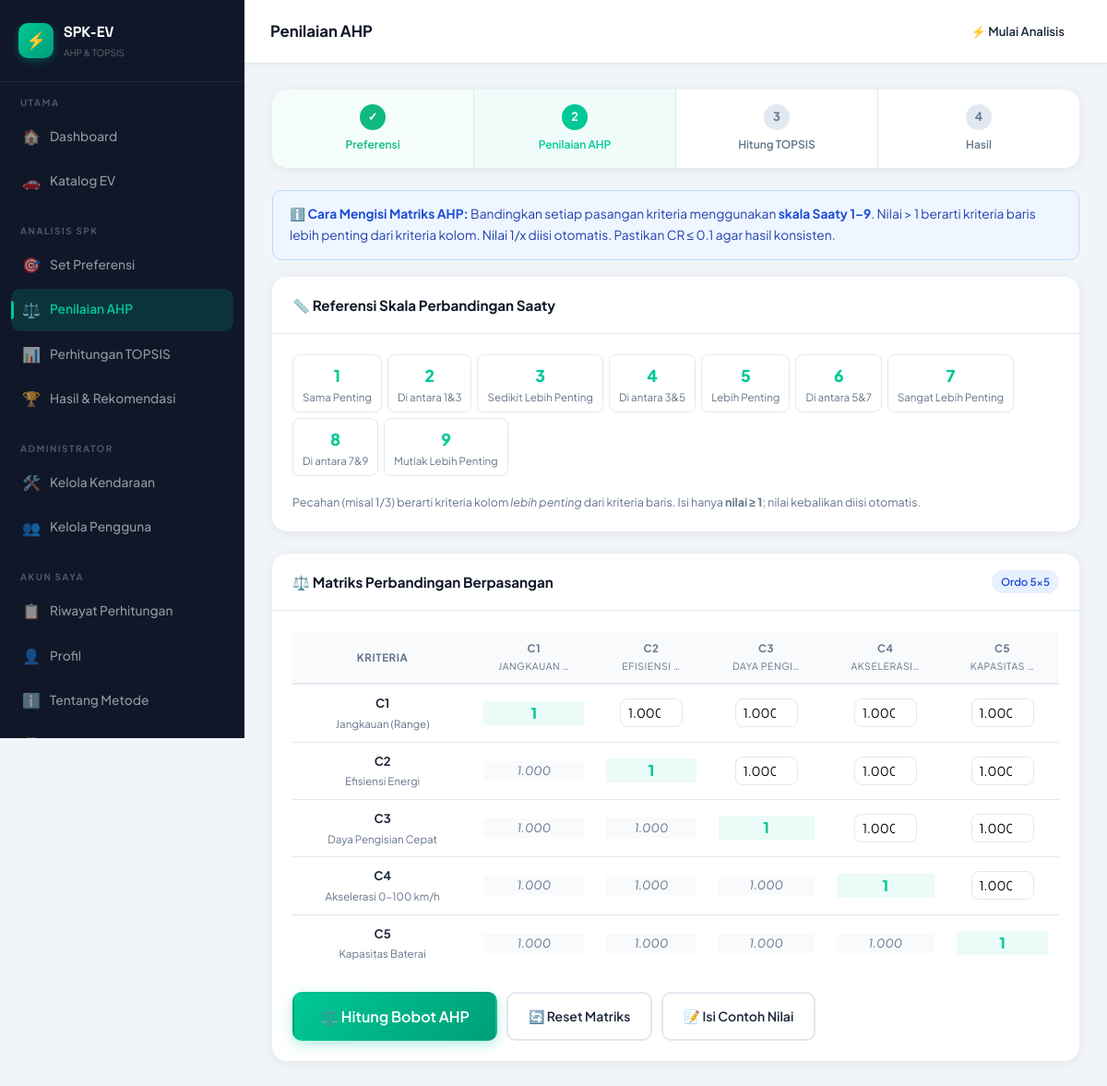
/pages/ahp.php (signed in), run on the app's committed database.
### tables this page shows
CREATE TABLE IF NOT EXISTS kriteria (
    id              INT AUTO_INCREMENT PRIMARY KEY,
    kode            VARCHAR(10)  UNIQUE NOT NULL,
    nama            VARCHAR(100) NOT NULL,
    kolom_db        VARCHAR(60)  NOT NULL,
    tipe            ENUM('benefit','cost') NOT NULL DEFAULT 'benefit',
    bobot_default   DECIMAL(6,4) DEFAULT 0.2000,
    satuan          VARCHAR(20),
    deskripsi       TEXT,
    aktif           TINYINT(1) DEFAULT 1
);

### includes/functions.php (called while the page is built, shortened)
<?php
function clean($val) {
    return htmlspecialchars(trim((string)$val), ENT_QUOTES, 'UTF-8');
}
function fetchAll($sql, $params = [], $types = '') {
    $conn = db();
    if (empty($params)) {
        $res = $conn->query($sql);
        return $res ? $res->fetch_all(MYSQLI_ASSOC) : [];
    }
    $stmt = $conn->prepare($sql);
    $stmt->bind_param($types, ...$params);
    $stmt->execute();
    return $stmt->get_result()->fetch_all(MYSQLI_ASSOC);
}
function getKriteria($aktifSaja = true) {
    $where = $aktifSaja ? 'WHERE aktif = 1' : '';
    return fetchAll("SELECT * FROM kriteria $where ORDER BY kode ASC");
}
?>

### pages/ahp.php (the view, shortened to what this page needs)
<?php
require_once __DIR__ . '/../includes/functions.php';
$kriteria  = getKriteria();
$n         = count($kriteria);
$matriksSimpan = [];
include __DIR__ . '/../includes/header.php';
include __DIR__ . '/../includes/navbar.php';
?>
<div class="step-nav fade-up mb-4">
  <div class="step-item done"><div class="step-num">✓</div><div class="step-label">Preferensi</div></div>
  <div class="step-item active"><div class="step-num">2</div><div class="step-label">Penilaian AHP</div></div>
  <div class="step-item"><div class="step-num">3</div><div class="step-label">Hitung TOPSIS</div></div>
  <div class="step-item"><div class="step-num">4</div><div class="step-label">Hasil</div></div>
</div>
<div class="info-box fade-up">
  <strong>ℹ️ Cara Mengisi Matriks AHP:</strong>
  Bandingkan setiap pasangan kriteria menggunakan <strong>skala Saaty 1–9</strong>.
  Nilai > 1 berarti kriteria baris lebih penting dari kriteria kolom.
  Nilai 1/x diisi otomatis. Pastikan CR ≤ 0.1 agar hasil konsisten.
</div>
<div class="card fade-up mb-4">
  <div class="card-header"><h3>📏 Referensi Skala Perbandingan Saaty</h3></div>
  <div class="card-body">
    <div class="saaty-ref">
      <div class="saaty-item"><div class="num">1</div><div class="desc">Sama Penting</div></div>
      <div class="saaty-item"><div class="num">2</div><div class="desc">Di antara 1&amp;3</div></div>
      <div class="saaty-item"><div class="num">3</div><div class="desc">Sedikit Lebih Penting</div></div>
      <div class="saaty-item"><div class="num">4</div><div class="desc">Di antara 3&amp;5</div></div>
      <div class="saaty-item"><div class="num">5</div><div class="desc">Lebih Penting</div></div>
      <div class="saaty-item"><div class="num">6</div><div class="desc">Di antara 5&amp;7</div></div>
      <div class="saaty-item"><div class="num">7</div><div class="desc">Sangat Lebih Penting</div></div>
      <div class="saaty-item"><div class="num">8</div><div class="desc">Di antara 7&amp;9</div></div>
      <div class="saaty-item"><div class="num">9</div><div class="desc">Mutlak Lebih Penting</div></div>
    </div>
    <p style="font-size:0.78rem;color:var(--text-muted);margin-top:10px">
      Pecahan (misal 1/3) berarti kriteria kolom <em>lebih penting</em> dari kriteria baris. Isi hanya <strong>nilai ≥ 1</strong>; nilai kebalikan diisi otomatis.
    </p>
  </div>
</div>
<div class="card fade-up mb-4">
  <div class="card-header">
    <h3>⚖️ Matriks Perbandingan Berpasangan</h3>
    <span class="badge badge-blue">Ordo <?= $n ?>×<?= $n ?></span>
  </div>
  <div class="card-body">
    <form method="POST" action="" id="formAHP">
      <div class="table-wrap">
        <table class="matrix-table">
          <thead>
            <tr>
              <th style="min-width:140px">Kriteria</th>
              <?php foreach ($kriteria as $k): ?>
                <th title="<?= clean($k['nama']) ?>">
                  <?= clean($k['kode']) ?><br>
                  <span style="font-size:0.65rem;font-weight:400;color:var(--text-muted)">
                    <?= mb_substr(clean($k['nama']), 0, 10) ?>…
                  </span>
                </th>
              <?php endforeach; ?>
            </tr>
          </thead>
          <tbody>
            <?php foreach ($kriteria as $i => $ki): ?>
            <tr>
              <td style="font-size:0.82rem">
                <strong><?= clean($ki['kode']) ?></strong><br>
                <span style="color:var(--text-muted);font-size:0.72rem"><?= clean($ki['nama']) ?></span>
              </td>
              <?php foreach ($kriteria as $j => $kj): ?>
                <?php
                  $savedVal = $matriksSimpan[$ki['kode']][$kj['kode']] ?? null;
                ?>
                <td>
                  <?php if ($i === $j): ?>
                    <div class="cell-diagonal">1</div>
                  <?php elseif ($j > $i): ?>
                    <input type="number" class="matrix-input"
                           name="m[<?=$i?>][<?=$j?>]"
                           id="m_<?=$i?>_<?=$j?>"
                           min="0.111" max="9" step="0.001"
                           value="<?= $savedVal ? formatAngka($savedVal,3) : '1.000' ?>"
                           title="<?= clean($ki['kode']) ?> vs <?= clean($kj['kode']) ?>"
                           onchange="updateRecipr(<?=$i?>,<?=$j?>)">
                  <?php else: ?>
                    <div class="cell-lower" id="r_<?=$i?>_<?=$j?>">
                    </div>
                  <?php endif; ?>
                </td>
              <?php endforeach; ?>
            </tr>
            <?php endforeach; ?>
          </tbody>
        </table>
      </div>
      <div style="display:flex;gap:10px;margin-top:22px;flex-wrap:wrap">
        <button type="submit" class="btn btn-primary btn-lg">
          ⚖️ Hitung Bobot AHP
        </button>
        <button type="button" class="btn btn-outline" onclick="resetMatrix()">
          🔄 Reset Matriks
        </button>
        <button type="button" class="btn btn-outline" onclick="isiContoh()">
          📝 Isi Contoh Nilai
        </button>
      </div>
    </form>
  </div>
</div>
<?php include __DIR__ . '/../includes/footer.php'; ?>

### data on the page
kriteria: kode "C1", nama "JANGKAUAN", nama "Jangkauan (Range)"
kriteria: kode "C2", nama "EFISIENSI", value "1.000", nama "Efisiensi Energi"
kriteria: kode "C3", nama "DAYA PENGI", value "1.000", nama "Daya Pengisian Cepat"
kriteria: kode "C4", nama "AKSELERASI", value "1.000", nama "Akselerasi 0-100 km/h"
kriteria: kode "C5", nama "KAPASITAS", value "1.000", nama "Kapasitas Baterai"

### other printed values
$pageTitle "Penilaian AHP"
$n "5"
